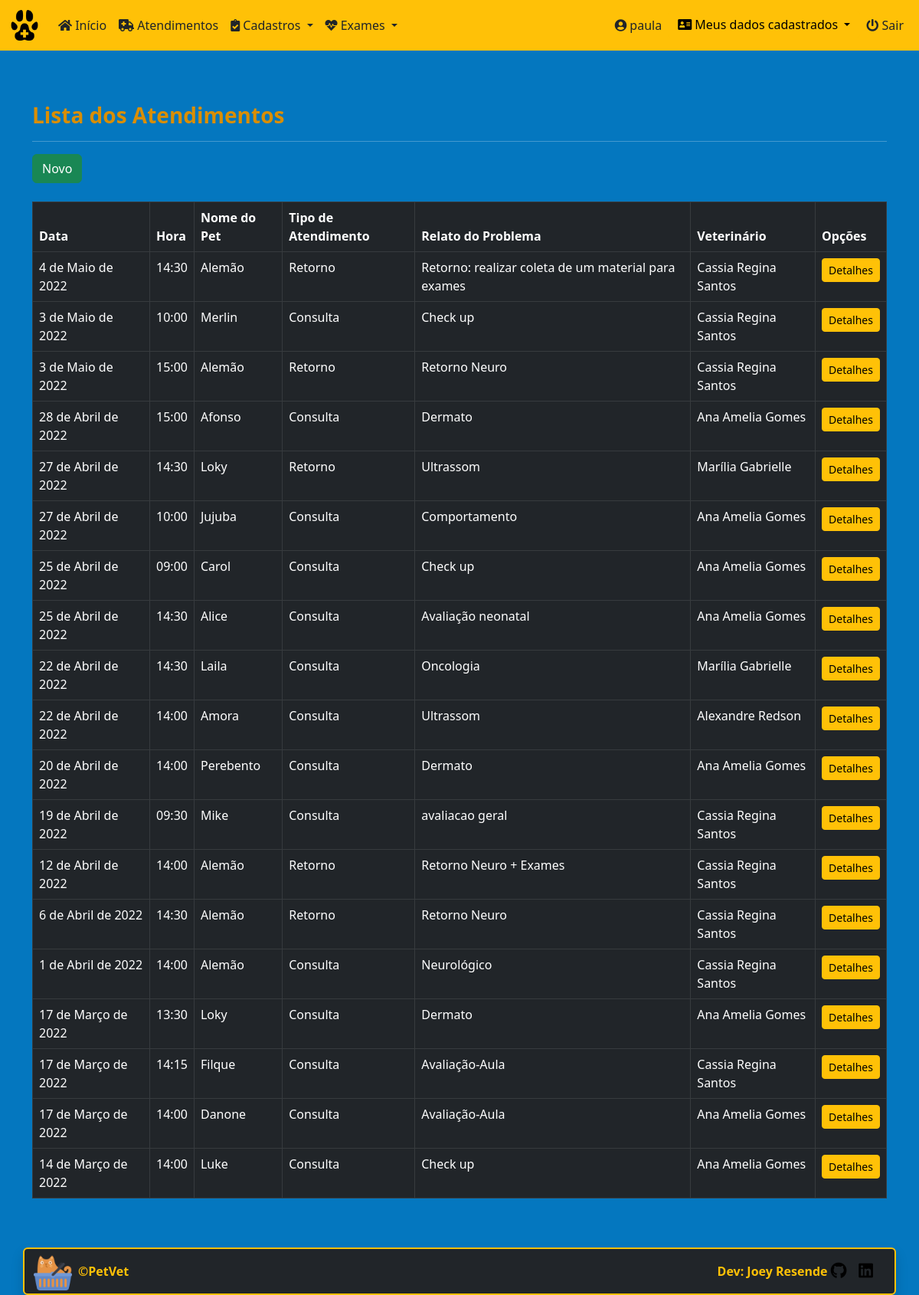
The page /petvet/medical_cares/ (signed in) on the database its author committed.
### core/models.py (models this page shows, shortened)
class MedicalCare(models.Model):
    id = models.AutoField(primary_key=True)
    date = models.DateField(default=date.today, verbose_name='Data')
    time = models.TimeField(verbose_name='Hora')
    pet_name = models.ForeignKey(
        'Pets', on_delete=models.PROTECT, null=True, verbose_name='Nome do Pet')
    procedure = models.CharField(
        max_length=8, choices=procedures, verbose_name='Tipo de atendimento')
    vet_name = models.ForeignKey(
        'Vet', on_delete=models.PROTECT, null=True, verbose_name='Veterinario')
    sedative = models.CharField(
        max_length=8, choices=type_sedative, default='Não', verbose_name='Tipo de sedativo')
    report = models.TextField(
        max_length=1000, verbose_name='Relato do problema')
    class Meta:
        ordering = ['-date']

class Pets(models.Model):
    id = models.AutoField(primary_key=True)
    pet_name = models.CharField(
        max_length=30, verbose_name='Nome do Pet')
    species = models.CharField(
        max_length=20, verbose_name='Espécie')
    breed = models.CharField(
        max_length=30, verbose_name='Raça')
    gender = models.CharField(
        max_length=5, choices=sex_status, verbose_name='Gênero')
    date_of_birth = models.DateField(
        null=True, blank=True, verbose_name='Data de Nascimento')
    castrated = models.CharField(
        max_length=3, choices=castrated_status, default='N', verbose_name='Castrado?')
    weight = models.DecimalField(
        max_digits=6, decimal_places=3, verbose_name='Peso', default=0)
    tutor_name = models.ForeignKey(
        'Tutor', on_delete=models.PROTECT, null=True, verbose_name='Nome do Tutor')
    class Meta:
        ordering = ['-id']
    def __str__(self):
        return self.pet_name

class Vet(models.Model):
    vet_name = models.CharField(
        max_length=30, verbose_name='Nome')
    class Meta:
        ordering = ['vet_name']
    def __str__(self):
        return self.vet_name

### core/views.py (the view)
# urls.py: path('medical_cares/', MedicalCareList.as_view(), name='medical_cares'),
class MedicalCareList(LoginRequiredMixin, ListView):
    login_url = reverse_lazy('login')
    model = MedicalCare
    template_name = 'core/medical_care_list.html'

### core/templates/core/medical_care_list.html (shortened to what this page needs)
{% extends 'core/base_model.html' %}
{% load static %}
{% block content %}
<h3><strong>Lista dos Atendimentos</strong></h3>
<hr>
<a href="{% url 'medical_care_new' %}" class="btn btn-success btn">Novo</a><br><br>
<div class="table-responsive">
  <table class="table table-bordered table-hover table-dark" id="medical_care_table">
    <thead class="thead-dark bg-dark">
      <tr>
        <th>Data</th>
        <th>Hora</th>
        <th>Nome do Pet</th>
        <th>Tipo de Atendimento</th>
        <th>Relato do Problema</th>
        <th>Veterinário</th>
        <th>Opções</th>
      </tr>
    </thead>
    <tbody>
      {% for each in object_list %}
      <tr>
        <td>{{ each.date }}</td>
        <td>{{ each.time }}</td>
        <td>{{ each.pet_name }}</td>
        <td>{{ each.procedure }}</td>
        <td>{{ each.report }}</td>
        <td>{{ each.vet_name }}</td>
        <td>
          <a href="{% url 'medical_care_detail' each.pk %}" class="btn btn-warning btn-sm">Detalhes</a>
        </td>
      </tr>
      {% empty %}
      <tr>
        <td colspan="6">Nenhum atendimento cadastrado.</td>
      </tr>
      {% endfor %}
    </tbody>
  </table>
</div>
{% endblock %}

### core/templates/core/base_model.html (shortened to what this page needs)
{% load static %}
<!DOCTYPE html>
<html lang="pt-br" class="h-100">
<head>
  <link rel="stylesheet" href="{% static 'css/bootstrap.min.css/' %}" />
  <link rel="stylesheet" href="https://cdnjs.cloudflare.com/ajax/libs/font-awesome/5.11.2/css/all.css">
  <link rel="stylesheet" href="{% static 'css/styles.css/' %}" />
  <link rel="stylesheet" type="text/css" href="https://cdn.datatables.net/v/bs5/dt-1.11.5/datatables.min.css" />
</head>
<body class="d-flex flex-column h-100">
  <main role="main" class="flex-shrink-0  ">
    {% block menu %}
    <nav class="navbar navbar-expand-lg bg-warning" aria-label="Sixth navbar example">
      <div class="container-fluid">
        <a class="navbar-brand" href="{% url 'index' %}">
          <img src="{% static 'img/favicon.ico/' %}" height="40" alt="" />
        </a>
        <div class="collapse navbar-collapse" id="navbarsExample06">
          <ul class="navbar-nav me-auto mb-2 mb-xl-0">
            <li class="nav-item">
              <a class="nav-link text-dark" href="{% url 'index' %}">
                <i class="fa fa-home" aria-hidden="true"></i>
                Início
              </a>
            </li>
            <li class="nav-item">
              <a class="nav-link text-dark" href="{% url 'medical_cares' %}">
                <i class="fas fa-ambulance" aria-hidden="true"></i>
                Atendimentos
              </a>
            </li>
            <li class="nav-item dropdown">
              <a class="nav-link text-dark dropdown-toggle" href="#" data-bs-toggle="dropdown" aria-expanded="false">
                <i class="fas fa-clipboard-check" aria-hidden="true"></i>
                Cadastros
              </a>
            </li>
            <li class="nav-item dropdown">
              <a class="nav-link text-dark dropdown-toggle" href="#" data-bs-toggle="dropdown" aria-expanded="false">
                <i class="fas fa-heartbeat" aria-hidden="true"></i>
                Exames
              </a>
            </li>
          </ul>
          <div class="collapse navbar-collapse d-lg-flex justify-content-end">
            <ul class="navbar-nav bd-navbar-nav flex=row">
              {% if request.user.is_authenticated %}
              <li class="nav-item">
                <a class="nav-link text-dark" href="{% url 'meus_dados' %}">
                  <i class="fas fa-user-circle" aria-hidden="true"></i>
                  <span id="username">{{ request.user }}</span>
                </a>
              </li>
              <div class="dropdown">
                <button type="button" class="btn btn-warning dropdown-toggle" data-bs-toggle="dropdown" aria-expanded="false" data-bs-auto-close="outside">
                  <i class="fas fa-address-card" aria-hidden="true"></i>
                  Meus dados cadastrados
                </button>
              </div>
              <li class="nav-item">
                <a class="nav-link text-dark" href="{% url 'logout' %}">
                  <i class="fas fa-power-off" aria-hidden="true"></i>
                  Sair
                </a>
              </li>
              {% endif %}
            </ul>
          </div>
         </div>
      </div>
    </nav>
    {% endblock %}
    <div class="container py-5">
      {% block content %}
      {% endblock %}
    </div>
  </main>
{% block footer %}
<div class="container border border-warning border-2  rounded shadow bg-dark">
  <footer class="d-flex flex-wrap justify-content-between align-items-center py-1">
    <div class="col-md-4 d-flex align-items-center">
      <a href="{% url 'index' %}" class="mb-3 me-2 mb-md-0">
        <img src="{% static 'img/cat_yellow.png/' %}" width="50" height="50" alt="">
      </a>
      <span class="mb-3 mb-md-0 text-warning"><strong>&copy;PetVet</strong></span>
    </div>
    <ul class="nav col-md-4 justify-content-end list-unstyled d-flex">
      <li class="ms-3 text-warning"><strong>Dev: Joey Resende</strong>  <a href="https://github.com/Joey-Resende" target="_blank">
        <i class="fab fa-github fa-lg text-black" aria-hidden="true"></i>
      </a></li>
      <li class="ms-3"><a href="https://www.linkedin.com/in/givanildo-resende/" target="_blank">
        <i class="fab fa-linkedin fa-lg text-black" aria-hidden="true"></i>
      </a></li>
    </ul>
  </footer>
</div>
{% endblock %}
</body>
</html>

### static/css/styles.css (style rules this page uses)
:root { --preto: #000000; --branco-1: #ffffff; --branco-2: #E0E2DD; --azul-1: #0477BF; --azul-2: #0388A6; --azul-3: #003570; --amarelo-1: #F2CB05; --amarelo-2: #D98E04; }
body { background-color: var(--azul-1); color: var(--preto); padding-bottom: 20px; }
h3 { color: var(--amarelo-2); }
div { color: var(--branco-1); }
.navbar { background-color: var(--amarelo-1); color: var(--amarelo-2); margin-bottom: 20px; }

### rows shown on the page
MedicalCare: date "4 de Maio de 2022", time "14:30", pet_name "Alemão", procedure "Retorno", report "Retorno: realizar coleta de um material para exames", vet_name "Cassia Regina Santos"
MedicalCare: date "3 de Maio de 2022", time "10:00", pet_name "Merlin", procedure "Consulta", report "Check up", vet_name "Cassia Regina Santos"
MedicalCare: date "3 de Maio de 2022", time "15:00", pet_name "Alemão", procedure "Retorno", report "Retorno Neuro", vet_name "Cassia Regina Santos"
MedicalCare: date "28 de Abril de 2022", time "15:00", pet_name "Afonso", procedure "Consulta", report "Dermato", vet_name "Ana Amelia Gomes"
MedicalCare: date "27 de Abril de 2022", time "14:30", pet_name "Loky", procedure "Retorno", report "Ultrassom", vet_name "Marília Gabrielle"
MedicalCare: date "27 de Abril de 2022", time "10:00", pet_name "Jujuba", procedure "Consulta", report "Comportamento", vet_name "Ana Amelia Gomes"
MedicalCare: date "25 de Abril de 2022", time "09:00", pet_name "Carol", procedure "Consulta", report "Check up", vet_name "Ana Amelia Gomes"
MedicalCare: date "25 de Abril de 2022", time "14:30", pet_name "Alice", procedure "Consulta", report "Avaliação neonatal", vet_name "Ana Amelia Gomes"
MedicalCare: date "22 de Abril de 2022", time "14:30", pet_name "Laila", procedure "Consulta", report "Oncologia", vet_name "Marília Gabrielle"
MedicalCare: date "22 de Abril de 2022", time "14:00", pet_name "Amora", procedure "Consulta", report "Ultrassom", vet_name "Alexandre Redson"
MedicalCare: date "20 de Abril de 2022", time "14:00", pet_name "Perebento", procedure "Consulta", report "Dermato", vet_name "Ana Amelia Gomes"
MedicalCare: date "19 de Abril de 2022", time "09:30", pet_name "Mike", procedure "Consulta", report "avaliacao geral", vet_name "Cassia Regina Santos"
MedicalCare: date "12 de Abril de 2022", time "14:00", pet_name "Alemão", procedure "Retorno", report "Retorno Neuro + Exames", vet_name "Cassia Regina Santos"
MedicalCare: date "6 de Abril de 2022", time "14:30", pet_name "Alemão", procedure "Retorno", report "Retorno Neuro", vet_name "Cassia Regina Santos"
MedicalCare: date "1 de Abril de 2022", time "14:00", pet_name "Alemão", procedure "Consulta", report "Neurológico", vet_name "Cassia Regina Santos"
MedicalCare: date "17 de Março de 2022", time "13:30", pet_name "Loky", procedure "Consulta", report "Dermato", vet_name "Ana Amelia Gomes"
MedicalCare: date "17 de Março de 2022", time "14:15", pet_name "Filque", procedure "Consulta", report "Avaliação-Aula", vet_name "Cassia Regina Santos"
MedicalCare: date "17 de Março de 2022", time "14:00", pet_name "Danone", procedure "Consulta", report "Avaliação-Aula", vet_name "Ana Amelia Gomes"
MedicalCare: date "14 de Março de 2022", time "14:00", pet_name "Luke", procedure "Consulta", report "Check up", vet_name "Ana Amelia Gomes"

### other values the page prints
{{ request.user }} "paula"
